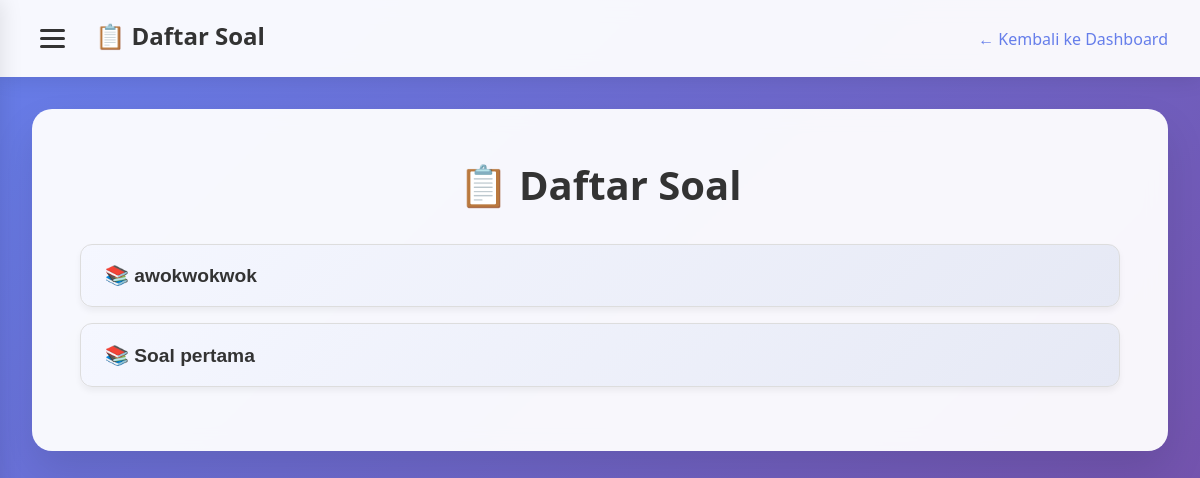
Before: /AnkaTry/admin/daftarsoal.php (signed in) with the older database file.
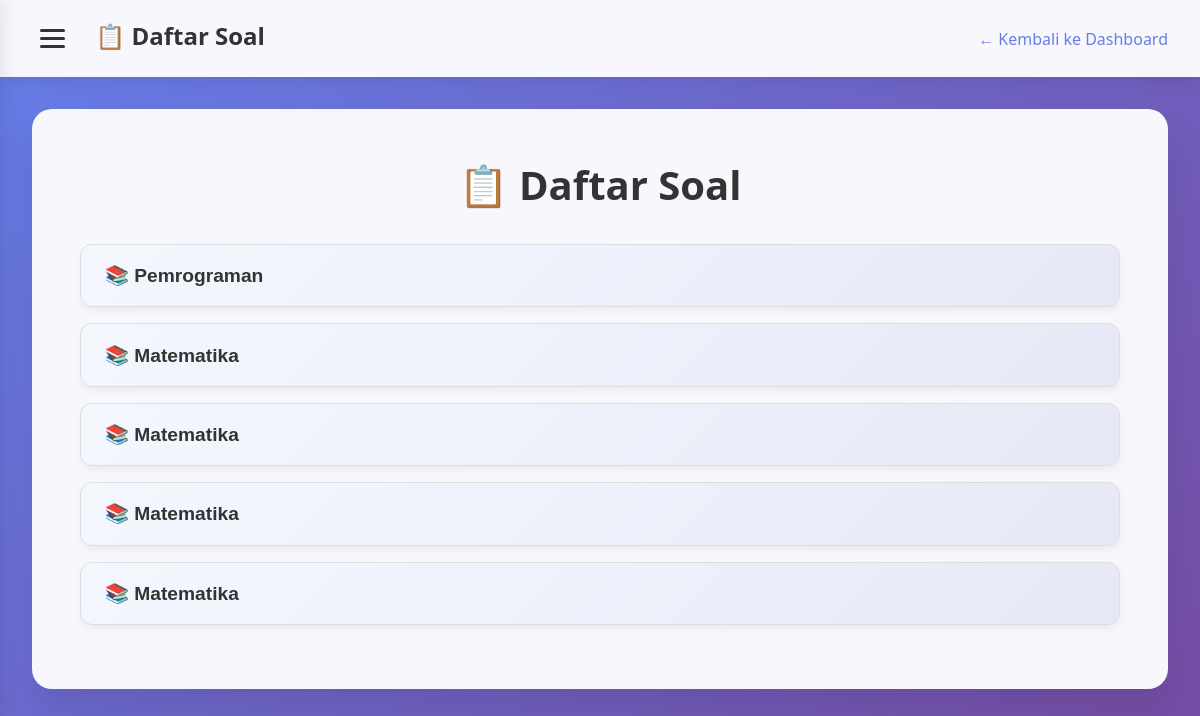
After: the same page with the newer database file.
### tables this page shows
CREATE TABLE `grup_soal` (
  `id_grup` int(11) NOT NULL,
  `judul_grup` varchar(255) NOT NULL
);

### AnkaTry/admin/daftarsoal.php (the view, shortened to what this page needs)
<?php
include '../koneksi.php';
$grupList = [];
$res = $conn->query("SELECT id_grup, judul_grup FROM grup_soal ORDER BY id_grup DESC");
while ($row = $res->fetch_assoc()) {
    $grupList[] = $row;
}
?>
<!DOCTYPE html>
<html lang="en">
<head>
</head>
<body>
    <nav class="navbar">
        <div class="navbar-title">
            <button class="sidebar-toggle" onclick="toggleSidebar()" aria-label="Open sidebar">
                <span class="hamburger"></span>
                <span class="hamburger"></span>
                <span class="hamburger"></span>
            </button>
            📋 Daftar Soal
        </div>
        <div class="navbar-link"><a href="dashboard.php">← Kembali ke Dashboard</a></div>
    </nav>
    <div class="page-container">
        <div class="form-container">
            <h1>📋 Daftar Soal</h1>
            <?php if (!isset($_GET['id_grup'])): ?>
                <?php if (count($grupList) > 0): ?>
                    <?php foreach ($grupList as $g): ?>
                        <form method="GET" action="" style="margin-bottom:0;">
                            <button type="submit" class="judul-grup-btn">📚 <?= htmlspecialchars($g['judul_grup']) ?></button>
                        </form>
                    <?php endforeach; ?>
                <?php else: ?>
                    <div class="empty-message">
                        <p>📭 Belum ada judul soal yang ditambahkan.</p>
                    </div>
                <?php endif; ?>
            <?php endif; ?>
        </div>
    </div>
</body>
</html>

### AnkaTry/admin/daftarsoal.php (style rules this page uses)
* { margin: 0; padding: 0; box-sizing: border-box; }
body { font-family: 'Segoe UI', Tahoma, Geneva, Verdana, sans-serif; background: linear-gradient(135deg, #667eea 0%, #764ba2 100%); min-height: 100vh; }
.navbar { background: rgba(255, 255, 255, 0.95); backdrop-filter: blur(10px); padding: 1rem 2rem; box-shadow: 0 2px 20px rgba(0,0,0,0.1); display: flex; justify-content: space-between; align-items: center; }
.navbar-title { font-size: 1.5rem; font-weight: bold; color: #333; }
.navbar-link a { color: #667eea; text-decoration: none; font-weight: 500; transition: color 0.3s; }
.page-container { padding: 2rem; max-width: 1200px; margin: 0 auto; }
.form-container { background: rgba(255, 255, 255, 0.95); backdrop-filter: blur(10px); padding: 3rem; border-radius: 20px; box-shadow: 0 20px 40px rgba(0,0,0,0.1); }
.form-container h1 { text-align: center; color: #333; margin-bottom: 2rem; font-size: 2.5rem; }
.judul-grup-btn { display: block; width: 100%; text-align: left; background: linear-gradient(135deg, #f5f7ff 0%, #e6e9f5 100%); border: 1px solid #ddd; border-radius: 12px; padding: 1.2rem 1.5rem; margin-bottom: 1rem; font-size: 1.2rem; cursor: pointer; font-weight: 600; color: #333; transition: all 0.3s; position: relative; overflow: hidden; box-shadow: 0 4px 6px rgba(0,0,0,0.05); }
.judul-grup-btn::after { content: "→"; position: absolute; right: 1.5rem; top: 50%; transform: translateY(-50%); font-size: 1.5rem; opacity: 0; transition: all 0.3s; }
.sidebar-toggle { background: none; border: none; cursor: pointer; padding: 0.5rem; border-radius: 8px; transition: background 0.3s; margin-right: 1rem; vertical-align: middle; }
.hamburger { display: block; width: 25px; height: 3px; background: #333; margin: 5px 0; transition: 0.3s; border-radius: 2px; }

Changed rows visible on the page:
removed grup_soal: judul_grup "awokwokwok"
removed grup_soal: judul_grup "Soal pertama"
added grup_soal: judul_grup "Pemrograman"
added grup_soal: judul_grup "Matematika"
added grup_soal: judul_grup "Matematika"
added grup_soal: judul_grup "Matematika"
added grup_soal: judul_grup "Matematika"
